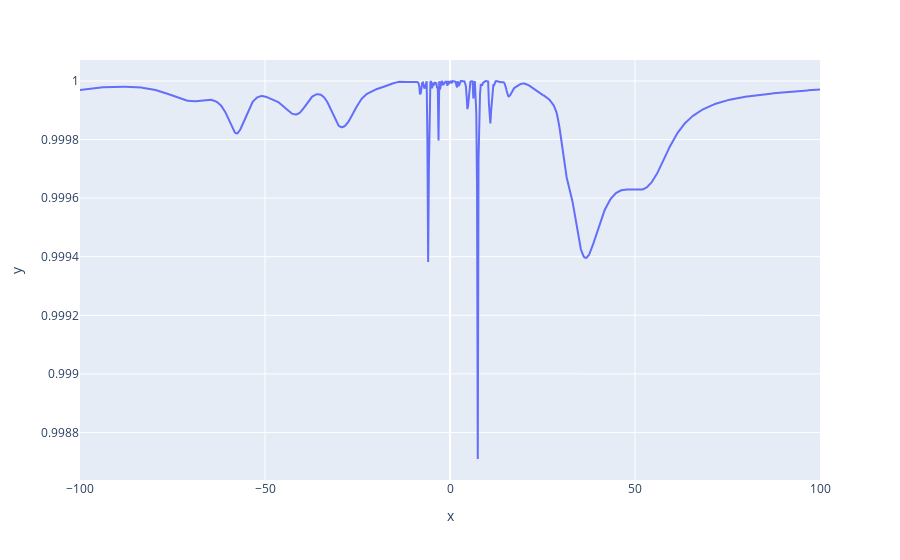

The notebook cell this image was saved under:
### Code cell
from plotly.offline import init_notebook_mode, iplot
from plotly.graph_objs import *
import plotly.express as px
from ipywidgets import interact, interactive, fixed, interact_manual
import ipywidgets as widgets

init_notebook_mode(connected=True) 
def choose_neuron_num_deep(n_hidden_in, n_layers_in):
    # Set the input dimension, the number of hidden units, and the number of ouptput units
    n_input, n_hidden, n_output = 1, n_hidden_in, 1
    n_layers = n_layers_in
    # We want get the NN's output for a range of input values, so that we cant plot
    # input vs output. We can get evenly space values using `np.linspace`. We also
    # want to process these inputs as a "batch", so we use `np.newaxis` to turn this
    # 1-d array into a 2-d array with a single column.
    n_grid = 1000
    x_left, x_right = -100, 100
    X = np.linspace(x_left, x_right, n_grid)[:, np.newaxis]

    # We can generate random values (drawn from a standard gaussian distribution --
    # mean = 0, standard deviation = 1), with `np.random.randn(shape)`
    W = np.random.randn(n_layers, n_hidden, n_hidden)
    b = np.random.randn(n_layers, n_hidden)

    # Use our NN to compute the outputs for these inputs
    Y_hat = deep_nn(X, W, b)

    # Plot the input values (x-axis) against the output values (y-axis)
    fig = px.line(x=X.flatten(), y=Y_hat.flatten())
    fig.show()

choose_neuron_num_deep(200,20)

### Figure 1 — Plotly figure (JSON) as saved in the notebook; plotly's stock layout.template omitted (floating-point values rounded to 4 significant figures; data arrays with more than 128 entries replaced by an {"elided": "..."} marker saying what was removed)
{"data": [{"hovertemplate": "x=%{x}<br>y=%{y}<extra></extra>", "legendgroup": "", "line": {"color": "#636efa", "dash": "solid"}, "mode": "lines", "name": "", "showlegend": false, "type": "scatter", "x": {"elided": "1000 float values"}, "xaxis": "x", "y": {"elided": "1000 float values"}, "yaxis": "y"}], "layout": {"autosize": true, "legend": {"tracegroupgap": 0}, "margin": {"t": 60}, "xaxis": {"anchor": "y", "autorange": true, "domain": [0, 1], "range": [-100, 100], "title": {"text": "x"}, "type": "linear"}, "yaxis": {"anchor": "x", "autorange": true, "domain": [0, 1], "range": [0.9986, 1.0], "title": {"text": "y"}, "type": "linear"}}}
